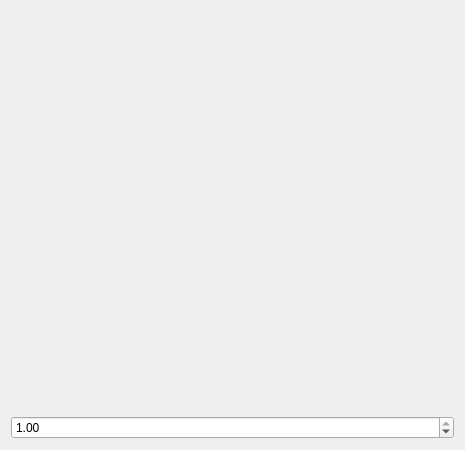
<?xml version="1.0" encoding="UTF-8"?>
<ui version="4.0">
 <class>diffGraphWindow</class>
 <widget class="QWidget" name="diffGraphWindow">
  <property name="geometry">
   <rect>
    <x>0</x>
    <y>0</y>
    <width>465</width>
    <height>450</height>
   </rect>
  </property>
  <property name="windowTitle">
   <string>Form</string>
  </property>
  <layout class="QGridLayout" name="gridLayout">
   <item row="1" column="0">
    <widget class="QwtCounter" name="Counter" native="true">
     <property name="maximum" stdset="0">
      <double>200.000000000000000</double>
     </property>
    </widget>
   </item>
   <item row="0" column="0">
    <widget class="QwtPlot" name="qwtPlot"/>
   </item>
   <item row="2" column="0">
    <widget class="QDoubleSpinBox" name="LPFcoeff">
     <property name="accelerated">
      <bool>true</bool>
     </property>
     <property name="maximum">
      <double>1.000000000000000</double>
     </property>
     <property name="singleStep">
      <double>0.010000000000000</double>
     </property>
     <property name="value">
      <double>1.000000000000000</double>
     </property>
    </widget>
   </item>
  </layout>
 </widget>
 <customwidgets>
  <customwidget>
   <class>QwtPlot</class>
   <extends>QFrame</extends>
   <header>qwt_plot.h</header>
   <container>1</container>
  </customwidget>
  <customwidget>
   <class>QwtCounter</class>
   <extends>QWidget</extends>
   <header>qwt_counter.h</header>
  </customwidget>
 </customwidgets>
 <resources/>
 <connections/>
</ui>
